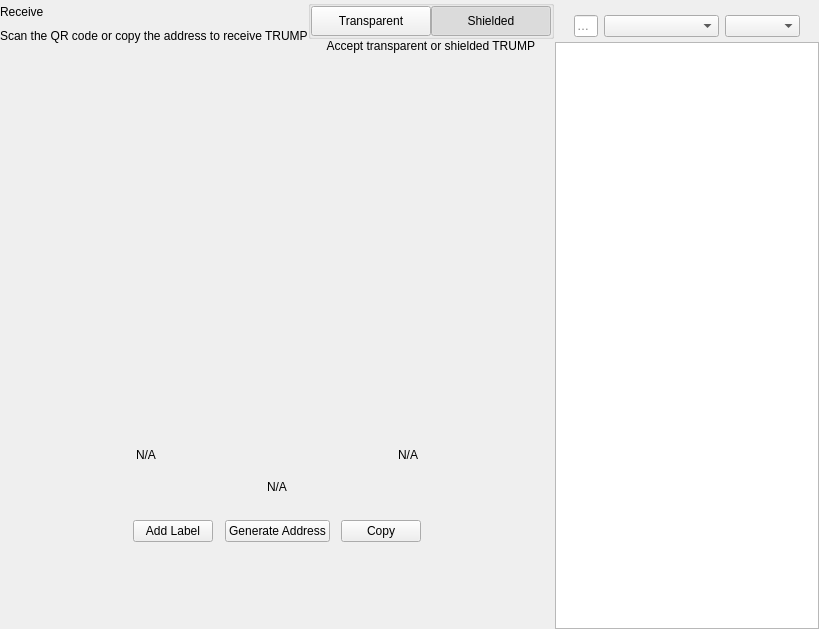
<?xml version="1.0" encoding="UTF-8"?>
<ui version="4.0">
 <class>ReceiveWidget</class>
 <widget class="QWidget" name="ReceiveWidget">
  <property name="geometry">
   <rect>
    <x>0</x>
    <y>0</y>
    <width>819</width>
    <height>629</height>
   </rect>
  </property>
  <property name="minimumSize">
   <size>
    <width>0</width>
    <height>0</height>
   </size>
  </property>
  <property name="windowTitle">
   <string notr="true">N/A</string>
  </property>
  <layout class="QHBoxLayout" name="horizontalLayout_2" stretch="2,1">
   <property name="spacing">
    <number>0</number>
   </property>
   <property name="leftMargin">
    <number>0</number>
   </property>
   <property name="topMargin">
    <number>0</number>
   </property>
   <property name="rightMargin">
    <number>0</number>
   </property>
   <property name="bottomMargin">
    <number>0</number>
   </property>
   <item>
    <widget class="QWidget" name="left" native="true">
     <layout class="QVBoxLayout" name="verticalLayout_3">
      <property name="leftMargin">
       <number>0</number>
      </property>
      <property name="topMargin">
       <number>0</number>
      </property>
      <property name="rightMargin">
       <number>0</number>
      </property>
      <property name="bottomMargin">
       <number>0</number>
      </property>
      <item>
       <layout class="QVBoxLayout" name="verticalLayout_2">
        <property name="spacing">
         <number>0</number>
        </property>
        <property name="leftMargin">
         <number>0</number>
        </property>
        <item>
         <layout class="QHBoxLayout" name="horizontalLayout_3">
          <property name="spacing">
           <number>0</number>
          </property>
          <item>
           <layout class="QVBoxLayout" name="verticalLayout_4">
            <property name="spacing">
             <number>5</number>
            </property>
            <item>
             <widget class="QLabel" name="labelTitle">
              <property name="text">
               <string>Receive</string>
              </property>
             </widget>
            </item>
            <item alignment="Qt::AlignTop">
             <widget class="QLabel" name="labelSubtitle1">
              <property name="text">
               <string>Scan the QR code or copy the address to receive TRUMP</string>
              </property>
             </widget>
            </item>
           </layout>
          </item>
          <item>
           <spacer name="horizontalSpacer">
            <property name="orientation">
             <enum>Qt::Horizontal</enum>
            </property>
            <property name="sizeHint" stdset="0">
             <size>
              <width>40</width>
              <height>20</height>
             </size>
            </property>
           </spacer>
          </item>
          <item>
           <widget class="QWidget" name="containerViewPrivacyChecks" native="true">
            <layout class="QVBoxLayout" name="containerPrivacyChecks">
             <property name="spacing">
              <number>0</number>
             </property>
             <property name="leftMargin">
              <number>0</number>
             </property>
             <property name="topMargin">
              <number>0</number>
             </property>
             <property name="rightMargin">
              <number>0</number>
             </property>
             <property name="bottomMargin">
              <number>0</number>
             </property>
             <item alignment="Qt::AlignHCenter|Qt::AlignVCenter">
              <widget class="QGroupBox" name="groupBox">
               <property name="title">
                <string/>
               </property>
               <layout class="QHBoxLayout" name="horizontalLayout_2_1">
                <property name="spacing">
                 <number>0</number>
                </property>
                <property name="leftMargin">
                 <number>0</number>
                </property>
                <property name="topMargin">
                 <number>0</number>
                </property>
                <property name="rightMargin">
                 <number>0</number>
                </property>
                <property name="bottomMargin">
                 <number>0</number>
                </property>
                <item>
                 <widget class="QPushButton" name="pushLeft">
                  <property name="minimumSize">
                   <size>
                    <width>120</width>
                    <height>30</height>
                   </size>
                  </property>
                  <property name="maximumSize">
                   <size>
                    <width>120</width>
                    <height>30</height>
                   </size>
                  </property>
                  <property name="focusPolicy">
                   <enum>Qt::NoFocus</enum>
                  </property>
                  <property name="text">
                   <string>Transparent</string>
                  </property>
                  <property name="checkable">
                   <bool>true</bool>
                  </property>
                  <property name="autoExclusive">
                   <bool>true</bool>
                  </property>
                 </widget>
                </item>
                <item>
                 <widget class="QPushButton" name="pushRight">
                  <property name="minimumSize">
                   <size>
                    <width>120</width>
                    <height>30</height>
                   </size>
                  </property>
                  <property name="maximumSize">
                   <size>
                    <width>120</width>
                    <height>30</height>
                   </size>
                  </property>
                  <property name="focusPolicy">
                   <enum>Qt::NoFocus</enum>
                  </property>
                  <property name="text">
                   <string>Shielded</string>
                  </property>
                  <property name="checkable">
                   <bool>true</bool>
                  </property>
                  <property name="checked">
                   <bool>true</bool>
                  </property>
                  <property name="autoExclusive">
                   <bool>true</bool>
                  </property>
                 </widget>
                </item>
               </layout>
              </widget>
             </item>
             <item alignment="Qt::AlignHCenter|Qt::AlignTop">
              <widget class="QLabel" name="labelSubtitle2">
               <property name="text">
                <string>Accept transparent or shielded TRUMP</string>
               </property>
               <property name="alignment">
                <set>Qt::AlignRight|Qt::AlignTrailing|Qt::AlignVCenter</set>
               </property>
              </widget>
             </item>
            </layout>
           </widget>
          </item>
         </layout>
        </item>
        <item>
         <spacer name="verticalSpacer_2">
          <property name="orientation">
           <enum>Qt::Vertical</enum>
          </property>
          <property name="sizeType">
           <enum>QSizePolicy::Expanding</enum>
          </property>
          <property name="sizeHint" stdset="0">
           <size>
            <width>20</width>
            <height>50</height>
           </size>
          </property>
         </spacer>
        </item>
        <item alignment="Qt::AlignHCenter">
         <widget class="QWidget" name="layoutQR" native="true">
          <property name="maximumSize">
           <size>
            <width>510</width>
            <height>16777215</height>
           </size>
          </property>
          <layout class="QVBoxLayout" name="verticalLayoutQr">
           <item>
            <spacer name="verticalSpacer11">
             <property name="orientation">
              <enum>Qt::Vertical</enum>
             </property>
             <property name="sizeType">
              <enum>QSizePolicy::Fixed</enum>
             </property>
             <property name="sizeHint" stdset="0">
              <size>
               <width>20</width>
               <height>20</height>
              </size>
             </property>
            </spacer>
           </item>
           <item alignment="Qt::AlignHCenter">
            <widget class="QLabel" name="labelQrImg">
             <property name="minimumSize">
              <size>
               <width>260</width>
               <height>260</height>
              </size>
             </property>
             <property name="maximumSize">
              <size>
               <width>260</width>
               <height>260</height>
              </size>
             </property>
             <property name="text">
              <string/>
             </property>
             <property name="alignment">
              <set>Qt::AlignCenter</set>
             </property>
            </widget>
           </item>
           <item>
            <spacer name="verticalSpacer_21">
             <property name="orientation">
              <enum>Qt::Vertical</enum>
             </property>
             <property name="sizeType">
              <enum>QSizePolicy::Fixed</enum>
             </property>
             <property name="sizeHint" stdset="0">
              <size>
               <width>20</width>
               <height>30</height>
              </size>
             </property>
            </spacer>
           </item>
           <item>
            <widget class="QWidget" name="widget" native="true">
             <property name="minimumSize">
              <size>
               <width>0</width>
               <height>0</height>
              </size>
             </property>
             <layout class="QHBoxLayout" name="horizontalLayout_5">
              <item>
               <widget class="QLabel" name="labelLabel">
                <property name="text">
                 <string notr="true">N/A</string>
                </property>
               </widget>
              </item>
              <item>
               <spacer name="horizontalSpacer_2">
                <property name="orientation">
                 <enum>Qt::Horizontal</enum>
                </property>
                <property name="sizeHint" stdset="0">
                 <size>
                  <width>141</width>
                  <height>20</height>
                 </size>
                </property>
               </spacer>
              </item>
              <item>
               <widget class="QLabel" name="labelDate">
                <property name="text">
                 <string notr="true">N/A</string>
                </property>
                <property name="alignment">
                 <set>Qt::AlignRight|Qt::AlignTrailing|Qt::AlignVCenter</set>
                </property>
               </widget>
              </item>
             </layout>
            </widget>
           </item>
           <item>
            <widget class="QLabel" name="labelAddress">
             <property name="sizePolicy">
              <sizepolicy hsizetype="Expanding" vsizetype="Preferred">
               <horstretch>0</horstretch>
               <verstretch>0</verstretch>
              </sizepolicy>
             </property>
             <property name="minimumSize">
              <size>
               <width>300</width>
               <height>0</height>
              </size>
             </property>
             <property name="text">
              <string notr="true">N/A</string>
             </property>
             <property name="alignment">
              <set>Qt::AlignCenter</set>
             </property>
            </widget>
           </item>
           <item>
            <spacer name="verticalSpacer_4">
             <property name="orientation">
              <enum>Qt::Vertical</enum>
             </property>
             <property name="sizeType">
              <enum>QSizePolicy::Fixed</enum>
             </property>
             <property name="sizeHint" stdset="0">
              <size>
               <width>20</width>
               <height>20</height>
              </size>
             </property>
            </spacer>
           </item>
           <item>
            <layout class="QHBoxLayout" name="horizontalLayout_4">
             <item alignment="Qt::AlignHCenter">
              <widget class="QPushButton" name="pushButtonLabel">
               <property name="focusPolicy">
                <enum>Qt::NoFocus</enum>
               </property>
               <property name="text">
                <string>Add Label</string>
               </property>
              </widget>
             </item>
             <item alignment="Qt::AlignHCenter">
              <widget class="QPushButton" name="pushButtonNewAddress">
               <property name="focusPolicy">
                <enum>Qt::NoFocus</enum>
               </property>
               <property name="text">
                <string>Generate Address</string>
               </property>
              </widget>
             </item>
             <item alignment="Qt::AlignHCenter">
              <widget class="QPushButton" name="pushButtonCopy">
               <property name="focusPolicy">
                <enum>Qt::NoFocus</enum>
               </property>
               <property name="text">
                <string>Copy</string>
               </property>
              </widget>
             </item>
            </layout>
           </item>
           <item>
            <spacer name="verticalSpacer_3">
             <property name="orientation">
              <enum>Qt::Vertical</enum>
             </property>
             <property name="sizeType">
              <enum>QSizePolicy::Expanding</enum>
             </property>
             <property name="sizeHint" stdset="0">
              <size>
               <width>20</width>
               <height>20</height>
              </size>
             </property>
            </spacer>
           </item>
          </layout>
         </widget>
        </item>
        <item>
         <spacer name="verticalSpacer">
          <property name="orientation">
           <enum>Qt::Vertical</enum>
          </property>
          <property name="sizeHint" stdset="0">
           <size>
            <width>20</width>
            <height>40</height>
           </size>
          </property>
         </spacer>
        </item>
       </layout>
      </item>
     </layout>
    </widget>
   </item>
   <item>
    <widget class="QWidget" name="right" native="true">
     <layout class="QVBoxLayout" name="verticalLayout_5">
      <property name="spacing">
       <number>0</number>
      </property>
      <property name="leftMargin">
       <number>1</number>
      </property>
      <property name="topMargin">
       <number>0</number>
      </property>
      <property name="rightMargin">
       <number>0</number>
      </property>
      <property name="bottomMargin">
       <number>0</number>
      </property>
      <item>
       <layout class="QVBoxLayout" name="container_right">
        <property name="spacing">
         <number>0</number>
        </property>
        <property name="leftMargin">
         <number>0</number>
        </property>
        <property name="rightMargin">
         <number>0</number>
        </property>
        <item>
         <layout class="QVBoxLayout" name="verticalLayout">
          <property name="spacing">
           <number>6</number>
          </property>
          <property name="leftMargin">
           <number>19</number>
          </property>
          <property name="rightMargin">
           <number>19</number>
          </property>
          <item>
           <widget class="OptionButton" name="btnRequest" native="true"/>
          </item>
          <item>
           <widget class="OptionButton" name="btnMyAddresses" native="true">
            <property name="sizePolicy">
             <sizepolicy hsizetype="Preferred" vsizetype="Minimum">
              <horstretch>0</horstretch>
              <verstretch>0</verstretch>
             </sizepolicy>
            </property>
           </widget>
          </item>
         </layout>
        </item>
        <item>
         <widget class="QWidget" name="sortWidget" native="true">
          <layout class="QHBoxLayout" name="horizontalLayout_6">
           <property name="leftMargin">
            <number>19</number>
           </property>
           <property name="rightMargin">
            <number>19</number>
           </property>
           <property name="bottomMargin">
            <number>5</number>
           </property>
           <item>
            <widget class="QLineEdit" name="lineEditFilter">
             <property name="sizePolicy">
              <sizepolicy hsizetype="Expanding" vsizetype="Fixed">
               <horstretch>0</horstretch>
               <verstretch>0</verstretch>
              </sizepolicy>
             </property>
             <property name="minimumSize">
              <size>
               <width>0</width>
               <height>0</height>
              </size>
             </property>
             <property name="contextMenuPolicy">
              <enum>Qt::DefaultContextMenu</enum>
             </property>
             <property name="acceptDrops">
              <bool>false</bool>
             </property>
             <property name="maxLength">
              <number>40</number>
             </property>
             <property name="placeholderText">
              <string>Filter</string>
             </property>
            </widget>
           </item>
           <item>
            <spacer name="horizontalSpacer_3">
             <property name="orientation">
              <enum>Qt::Horizontal</enum>
             </property>
             <property name="sizeType">
              <enum>QSizePolicy::Preferred</enum>
             </property>
             <property name="sizeHint" stdset="0">
              <size>
               <width>20</width>
               <height>20</height>
              </size>
             </property>
            </spacer>
           </item>
           <item>
            <widget class="QComboBox" name="comboBoxSort">
             <property name="sizePolicy">
              <sizepolicy hsizetype="Preferred" vsizetype="Fixed">
               <horstretch>0</horstretch>
               <verstretch>0</verstretch>
              </sizepolicy>
             </property>
             <property name="minimumSize">
              <size>
               <width>115</width>
               <height>0</height>
              </size>
             </property>
            </widget>
           </item>
           <item>
            <widget class="QComboBox" name="comboBoxSortOrder">
             <property name="sizePolicy">
              <sizepolicy hsizetype="Preferred" vsizetype="Fixed">
               <horstretch>0</horstretch>
               <verstretch>0</verstretch>
              </sizepolicy>
             </property>
             <property name="minimumSize">
              <size>
               <width>75</width>
               <height>0</height>
              </size>
             </property>
            </widget>
           </item>
          </layout>
          <zorder>comboBoxSort</zorder>
          <zorder>comboBoxSortOrder</zorder>
          <zorder>lineEditFilter</zorder>
         </widget>
        </item>
        <item>
         <widget class="QListView" name="listViewAddress"/>
        </item>
       </layout>
      </item>
     </layout>
    </widget>
   </item>
  </layout>
 </widget>
 <customwidgets>
  <customwidget>
   <class>OptionButton</class>
   <extends>QWidget</extends>
   <header>qt/trumpcoin/optionbutton.h</header>
   <container>1</container>
  </customwidget>
 </customwidgets>
 <resources/>
 <connections/>
</ui>
